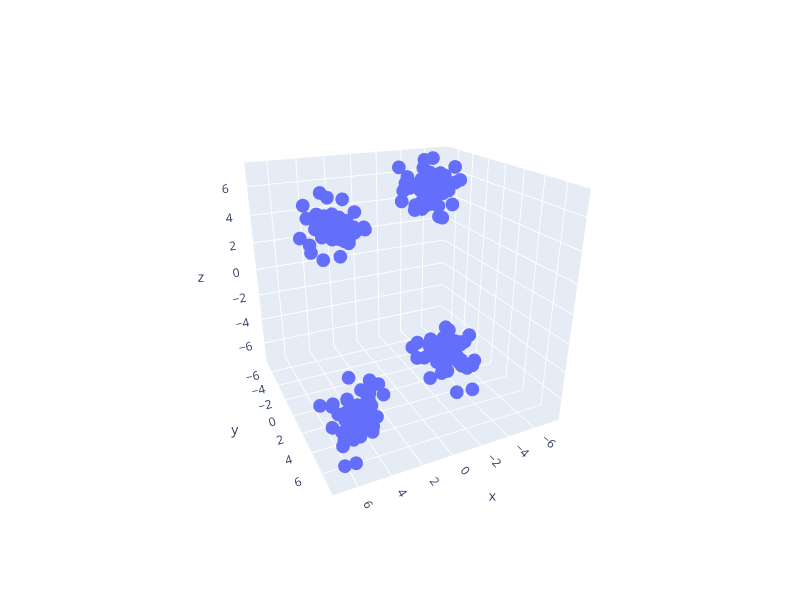

Notebook cell for this chart:
### Code cell
import plotly.express as px
fig = px.scatter_3d(x=X[:,0], y=X[:,1], z=X[:,2], width=800, height=600)
fig.show()

### Figure 1 — Plotly figure (JSON) as saved in the notebook; plotly's stock layout.template omitted (floating-point values rounded to 4 significant figures; data arrays with more than 128 entries replaced by an {"elided": "..."} marker saying what was removed)
{"data": [{"hovertemplate": "x=%{x}<br>y=%{y}<br>z=%{z}<extra></extra>", "legendgroup": "", "marker": {"color": "#636efa", "symbol": "circle"}, "mode": "markers", "name": "", "scene": "scene", "showlegend": false, "type": "scatter3d", "x": {"elided": "200 float values"}, "y": {"elided": "200 float values"}, "z": {"elided": "200 float values"}}], "layout": {"height": 600, "legend": {"tracegroupgap": 0}, "margin": {"t": 60}, "scene": {"aspectmode": "auto", "aspectratio": {"x": 1.004, "y": 1.009, "z": 0.9872}, "camera": {"center": {"x": 0, "y": 0, "z": 0}, "eye": {"x": 0.9331, "y": 1.958, "z": 0.9492}, "projection": {"type": "perspective"}, "up": {"x": -0.00236, "y": 0.002365, "z": 1.0}}, "domain": {"x": [0, 1], "y": [0, 1]}, "xaxis": {"title": {"text": "x"}, "type": "linear"}, "yaxis": {"title": {"text": "y"}, "type": "linear"}, "zaxis": {"title": {"text": "z"}, "type": "linear"}}, "width": 800}}
